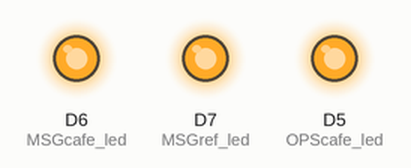
Simulated run of this sketch. Board: ESP8266 (NodeMCU). Shown: output pins drawn as LEDs (lit = HIGH).

Above: at 0.5 s.
At 3.5 s:
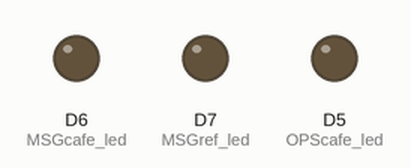
Timing chart, 0 to 4.6 s (numbered marks = the images above):
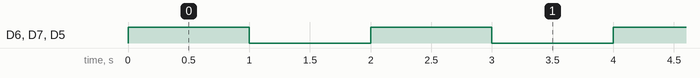

The sketch:

led-test.ino
```cpp
#define OPScafe_led D5
#define MSGcafe_led D6
#define MSGref_led D7

// the setup function runs once when you press reset or power the board
void setup() {
  // initialize digital pin LED_BUILTIN as an output.
  pinMode(OPScafe_led, OUTPUT);
  pinMode(MSGcafe_led, OUTPUT);
  pinMode(MSGref_led, OUTPUT);
}

// the loop function runs over and over again forever
void loop() {
  digitalWrite(OPScafe_led, HIGH);  // turn the LED on (HIGH is the voltage level)
  digitalWrite(MSGcafe_led, HIGH);  // turn the LED on (HIGH is the voltage level)
  digitalWrite(MSGref_led, HIGH);  // turn the LED on (HIGH is the voltage level)
  delay(1000);                      // wait for a second

  digitalWrite(OPScafe_led, LOW);   // turn the LED off by making the voltage LOW
  digitalWrite(MSGcafe_led, LOW);   // turn the LED off by making the voltage LOW
  digitalWrite(MSGref_led, LOW);   // turn the LED off by making the voltage LOW
  delay(1000);                      // wait for a second
}
```

Measured:
- by itself, D6 (MSGcafe_led), D7 (MSGref_led), D5 (OPScafe_led): alternates HIGH for 1.0 s and LOW for 1.0 s
